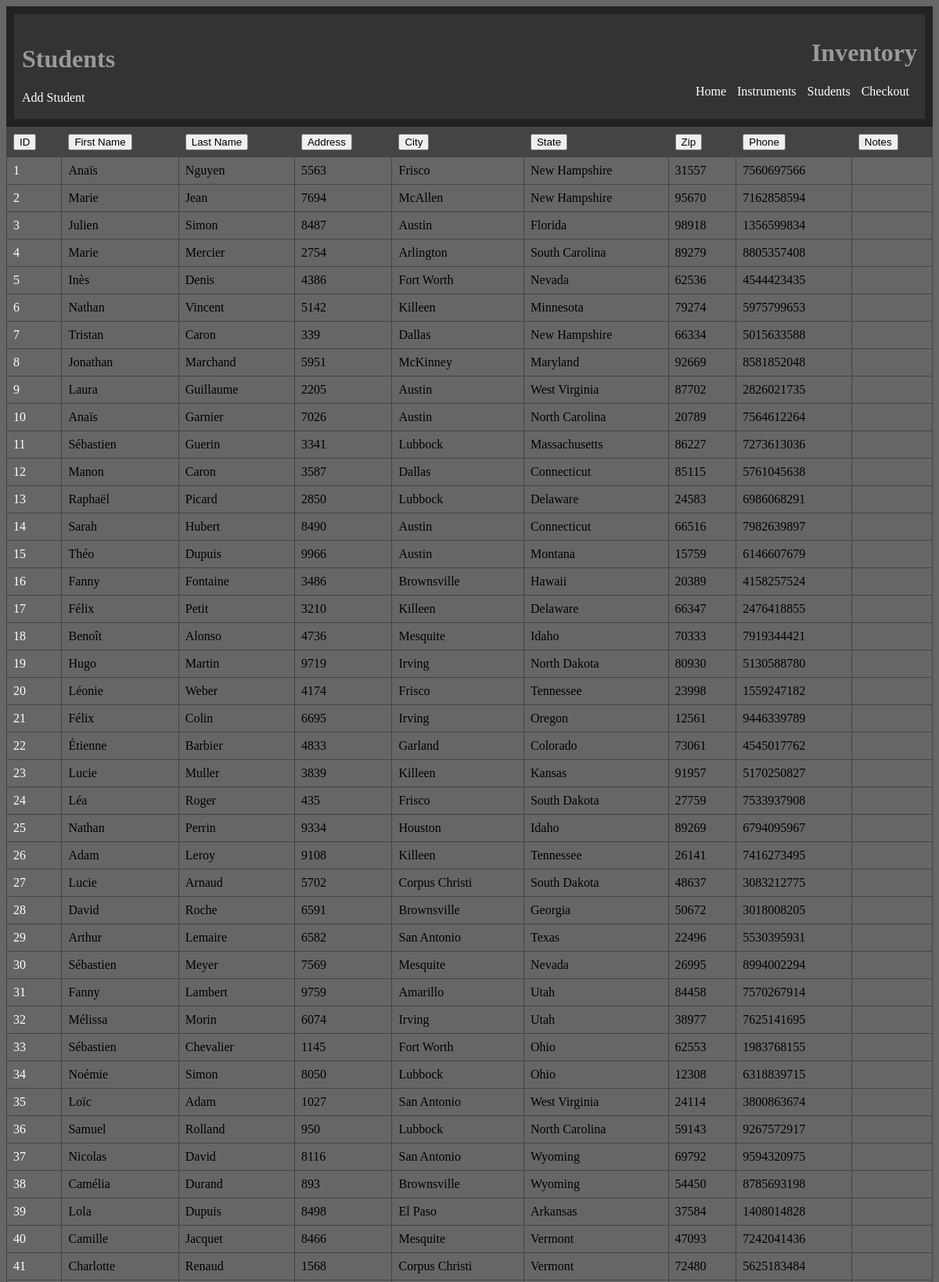
The page /students/ (upper part) on the database its author committed.
### students/models.py (models this page shows, shortened)
class Student(models.Model):
    id = models.AutoField(primary_key=True, blank=False)
    firstname = models.CharField(max_length=50, blank=False)
    lastname = models.CharField(max_length=50, blank=False)
    address = models.CharField(max_length=50, blank=True)
    city = models.CharField(max_length=50, blank=True)
    state = models.CharField(max_length=50, blank=True)
    zip = models.IntegerField(blank=True)
    phone = models.CharField(max_length=50, blank=True)
    notes = models.CharField(max_length=200, blank=True)

### students/views.py (the view)
# urls.py: path("students/", views.student_index, name='student_index'),
def student_index(request):
    sort_by = request.GET.get('sort_by', 'id')
    reverse_sort = request.GET.get('reverse', 'false') == 'true'
    students = Student.objects.all()
    sorting_functions = {
        'id': sort_by_id,
        'firstname': sort_by_first_name,
        'lastname': sort_by_last_name,
        'address': sort_by_address,
        'city': sort_by_city,
        'state': sort_by_state,
        'zip': sort_by_zip,
        'phone': sort_by_phone,
        'notes': sort_by_notes,
    }
    sorting_function = sorting_functions.get(sort_by, sort_by_id)
    students = sorted(students, key=sorting_function, reverse=reverse_sort)
    context = {
        "students": students
    }
    return render(request, "students/index.html", context)

### students/views.py (called while the page is built)
def sort_by_id(student):
    return student.id

### students/templates/students/index.html (shortened to what this page needs)
{% extends 'base.html' %}
{% block header %}
    <h1>Students</h1>
    <a href="{% url 'students:add_student' %}">Add Student</a>
{% endblock %}
{% block content %}
    <table>
        <thead>
            <tr>
                <th>
                    <button id="sort_by_id" onclick="sortTable('id')">ID</button>
                </th>
                <th>
                    <button id="sort_by_first_name" onclick="sortTable('firstname')">First Name</button>
                </th>
                <th>
                    <button id="sort_by_last_name" onclick="sortTable('lastname')">Last Name</button>
                </th>
                <th>
                    <button id="sort_by_address" onclick="sortTable('address')">Address</button>
                </th>
                <th>
                    <button id="sort_by_city" onclick="sortTable('city')">City</button>
                </th>
                <th>
                    <button id="sort_by_state" onclick="sortTable('state')">State</button>
                </th>
                <th>
                    <button id="sort_by_zip" onclick="sortTable('zip')">Zip</button>
                </th>
                <th>
                    <button id="sort_by_phone" onclick="sortTable('phone')">Phone</button>
                </th>
                <th>
                    <button id="sort_by_notes" onclick="sortTable('notes')">Notes</button>
                </th>
            </tr>
        </thead>
        <tbody>
            {% for student in students %}
                <tr>
                    <td><a href="{% url 'students:view_student' student.id %}">{{ student.id }}</a></td>
                    <td>{{ student.firstname }}</td>
                    <td>{{ student.lastname }}</td>
                    <td>{{ student.address }}</td>
                    <td>{{ student.city }}</td>
                    <td>{{ student.state }}</td>
                    <td>{{ student.zip }}</td>
                    <td>{{ student.phone }}</td>
                    <td>{{ student.notes }}</td>
                </tr>
            {% empty %}
                <tr>
                    <td colspan="9">No students available.</td>
                </tr>
            {% endfor %}
        </tbody>
    </table>
{% endblock %}

### instruments/templates/base.html (shortened to what this page needs)
{% load static %}
<html lang="en">
<head>
    <link rel="stylesheet" href="{% static 'css/styles.css' %}">
</head>
<body>
    <header>
        <div class="main-container">
            <div class="top-left">
                <div class="header-left">
                    {% block header %}{% endblock %}
                </div>
            </div>
            <div class="top-right">
                {% block header_right %}
                    <h1>Inventory</h1>
                    <nav>
                        <ul class="horizontal-list">
                            <li><a href="{% url 'instruments:home' %}">Home</a></li>
                            <li><a href="{% url 'instruments:instrument_index' %}">Instruments</a></li>
                            <li><a href="{% url 'students:student_index' %}">Students</a></li>
                            <li><a href="{% url 'checkout:checkout_index' %}">Checkout</a></li>
                        </ul>
                    </nav>
                {% endblock %}
            </div>
        </div>
    </header>
    <div class="content">
        {% block content %}{% endblock %}
    </div>
</body>
</html>

### static/css/styles.css (style rules this page uses)
.main-container { display: flex; justify-content: space-between; align-items: center; background-color: #333; color: #999; padding: 10px; }
.top-left { text-align: left; flex: 1; }
.top-right { flex: 1; text-align: right; }
header { text-align: center; background-color: #222; padding: 10px; }
table { border-collapse: collapse; width: 100%; }
th, td { border: 1px solid #444; background-color: #666; text-align: left; padding: 8px; }
th { background-color: #444; }
ul.horizontal-list { list-style: none; padding: 0; }
ul.horizontal-list li { display: inline; margin-right: 10px; }
a { color: #fff; text-decoration: slateblue; }
body { background-color: #666; }

### rows shown on the page
Student: id "1", firstname "Anaïs", lastname "Nguyen", address "5563", city "Frisco", state "New Hampshire", zip "31557", phone "7560697566"
Student: id "2", firstname "Marie", lastname "Jean", address "7694", city "McAllen", state "New Hampshire", zip "95670", phone "7162858594"
Student: id "3", firstname "Julien", lastname "Simon", address "8487", city "Austin", state "Florida", zip "98918", phone "1356599834"
Student: id "4", firstname "Marie", lastname "Mercier", address "2754", city "Arlington", state "South Carolina", zip "89279", phone "8805357408"
Student: id "5", firstname "Inès", lastname "Denis", address "4386", city "Fort Worth", state "Nevada", zip "62536", phone "4544423435"
Student: id "6", firstname "Nathan", lastname "Vincent", address "5142", city "Killeen", state "Minnesota", zip "79274", phone "5975799653"
Student: id "7", firstname "Tristan", lastname "Caron", address "339", city "Dallas", state "New Hampshire", zip "66334", phone "5015633588"
Student: id "8", firstname "Jonathan", lastname "Marchand", address "5951", city "McKinney", state "Maryland", zip "92669", phone "8581852048"
Student: id "9", firstname "Laura", lastname "Guillaume", address "2205", city "Austin", state "West Virginia", zip "87702", phone "2826021735"
Student: id "10", firstname "Anaïs", lastname "Garnier", address "7026", city "Austin", state "North Carolina", zip "20789", phone "7564612264"
Student: id "11", firstname "Sébastien", lastname "Guerin", address "3341", city "Lubbock", state "Massachusetts", zip "86227", phone "7273613036"
Student: id "12", firstname "Manon", lastname "Caron", address "3587", city "Dallas", state "Connecticut", zip "85115", phone "5761045638"
Student: id "13", firstname "Raphaël", lastname "Picard", address "2850", city "Lubbock", state "Delaware", zip "24583", phone "6986068291"
Student: id "14", firstname "Sarah", lastname "Hubert", address "8490", city "Austin", state "Connecticut", zip "66516", phone "7982639897"
Student: id "15", firstname "Théo", lastname "Dupuis", address "9966", city "Austin", state "Montana", zip "15759", phone "6146607679"
Student: id "16", firstname "Fanny", lastname "Fontaine", address "3486", city "Brownsville", state "Hawaii", zip "20389", phone "4158257524"
Student: id "17", firstname "Félix", lastname "Petit", address "3210", city "Killeen", state "Delaware", zip "66347", phone "2476418855"
Student: id "18", firstname "Benoît", lastname "Alonso", address "4736", city "Mesquite", state "Idaho", zip "70333", phone "7919344421"
Student: id "19", firstname "Hugo", lastname "Martin", address "9719", city "Irving", state "North Dakota", zip "80930", phone "5130588780"
Student: id "20", firstname "Léonie", lastname "Weber", address "4174", city "Frisco", state "Tennessee", zip "23998", phone "1559247182"
Student: id "21", firstname "Félix", lastname "Colin", address "6695", city "Irving", state "Oregon", zip "12561", phone "9446339789"
Student: id "22", firstname "Étienne", lastname "Barbier", address "4833", city "Garland", state "Colorado", zip "73061", phone "4545017762"
Student: id "23", firstname "Lucie", lastname "Muller", address "3839", city "Killeen", state "Kansas", zip "91957", phone "5170250827"
Student: id "24", firstname "Léa", lastname "Roger", address "435", city "Frisco", state "South Dakota", zip "27759", phone "7533937908"
Student: id "25", firstname "Nathan", lastname "Perrin", address "9334", city "Houston", state "Idaho", zip "89269", phone "6794095967"
Student: id "26", firstname "Adam", lastname "Leroy", address "9108", city "Killeen", state "Tennessee", zip "26141", phone "7416273495"
Student: id "27", firstname "Lucie", lastname "Arnaud", address "5702", city "Corpus Christi", state "South Dakota", zip "48637", phone "3083212775"
Student: id "28", firstname "David", lastname "Roche", address "6591", city "Brownsville", state "Georgia", zip "50672", phone "3018008205"
Student: id "29", firstname "Arthur", lastname "Lemaire", address "6582", city "San Antonio", state "Texas", zip "22496", phone "5530395931"
Student: id "30", firstname "Sébastien", lastname "Meyer", address "7569", city "Mesquite", state "Nevada", zip "26995", phone "8994002294"
Student: id "31", firstname "Fanny", lastname "Lambert", address "9759", city "Amarillo", state "Utah", zip "84458", phone "7570267914"
Student: id "32", firstname "Mélissa", lastname "Morin", address "6074", city "Irving", state "Utah", zip "38977", phone "7625141695"
Student: id "33", firstname "Sébastien", lastname "Chevalier", address "1145", city "Fort Worth", state "Ohio", zip "62553", phone "1983768155"
Student: id "34", firstname "Noémie", lastname "Simon", address "8050", city "Lubbock", state "Ohio", zip "12308", phone "6318839715"
Student: id "35", firstname "Loïc", lastname "Adam", address "1027", city "San Antonio", state "West Virginia", zip "24114", phone "3800863674"
Student: id "36", firstname "Samuel", lastname "Rolland", address "950", city "Lubbock", state "North Carolina", zip "59143", phone "9267572917"
Student: id "37", firstname "Nicolas", lastname "David", address "8116", city "San Antonio", state "Wyoming", zip "69792", phone "9594320975"
Student: id "38", firstname "Camélia", lastname "Durand", address "893", city "Brownsville", state "Wyoming", zip "54450", phone "8785693198"
Student: id "39", firstname "Lola", lastname "Dupuis", address "8498", city "El Paso", state "Arkansas", zip "37584", phone "1408014828"
Student: id "40", firstname "Camille", lastname "Jacquet", address "8466", city "Mesquite", state "Vermont", zip "47093", phone "7242041436"
Student: id "41", firstname "Charlotte", lastname "Renaud", address "1568", city "Corpus Christi", state "Vermont", zip "72480", phone "5625183484"
